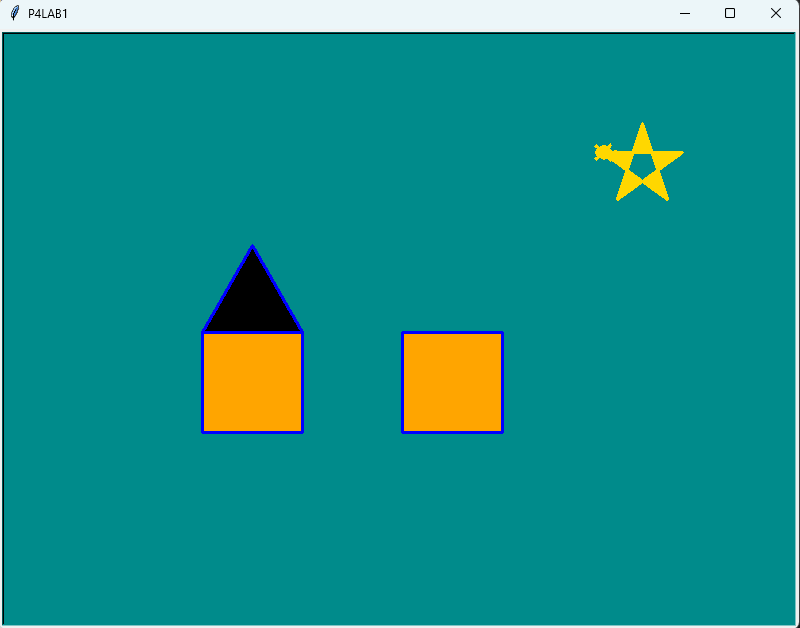

Generate this figure with Python:
# CTI-110
# P4Lab1 - Turtle
# Darion J
# 10/6/26

# Set up your turtle 
import turtle

screen = turtle.Screen()
screen.setup(800,600)
screen.title("P4LAB1")
screen.bgcolor("cyan4") # change this if you want

t = turtle.Turtle() # variable "t" now holds our turtle
# Set these to your preference
t.color("blue")
t.shape("turtle") # turtle, square, circle, triangle...
t.pencolor("blue")
t.fillcolor("orange")
t.pensize(3)

# Draw with t (your code here)
sides = 4
angle = 360 / sides
length = 100
# example 1 - while loop
with t.fill():
    while sides > 0:
        t.forward(length)
        t.right(angle)
        sides = sides - 1 

# example 2 - for loop
t.teleport(-200, 0)
sides = 4
t.begin_fill()
for side in range(sides):
    t.forward(length)
    t.right(angle)
t.end_fill()

# put a roof on the house?
sides = 3
t.fillcolor("black")
t.begin_fill()
for side in range(sides):
    t.forward(100)
    t.left(120)
t.end_fill()

# put a star in the sky
t.penup()
t.goto(200, 180)        # a place in the sky, above and right of the house
t.pendown()

t.fillcolor("gold")
t.pencolor("gold")
t.begin_fill()
for point in range(5):
    t.forward(80)
    t.right(144)        # the only big change: 90 became 144
t.end_fill()




# End - keep window open
turtle.done()
